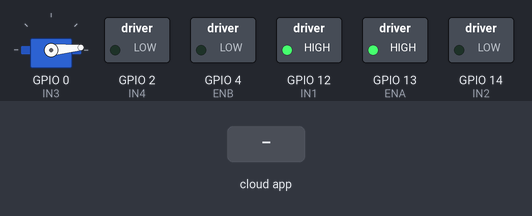
Bench run of a sketch on a simulated ESP8266 (NodeMCU). Shown: servo, switched loads named in the sketch (green lamp = pin HIGH). The test bench sets the inputs (shaded band). WiFi joins after 1.5 s; servers stay silent unless stated; the Firebase database answers and starts empty; what the sketch prints to the serial monitor is not drawn.

Above: at 2.7 s.
2.8 s: the phone or cloud app sets truck_steer to 25
At 4.2 s:
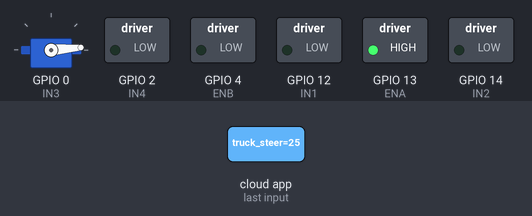
4.5 s: the phone or cloud app sets truck_steer to 0
At 5.7 s:
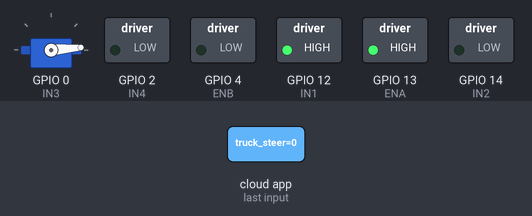
6.3 s: the phone or cloud app sets truck_steer to 50
At 7.1 s:
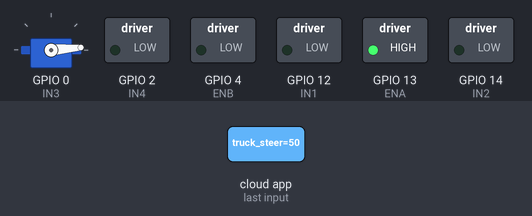
Timing chart, 0 to 9.3 s (numbered marks = the images above; inputs shaded):
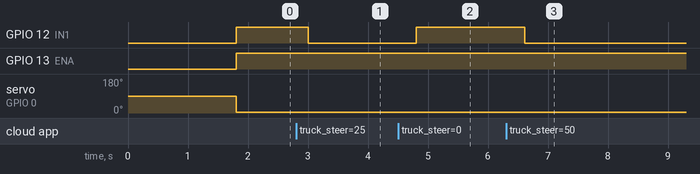

The sketch:

Tractor.ino
```cpp
/* Interface L298N With NodeMCU
 * By TheCircuit
 */

#include <ESP8266WiFi.h>
#include <FirebaseArduino.h>
#include <Servo.h>
Servo myservo;
// Set these to run example.
#define FIREBASE_HOST "test500-74a43.firebaseio.com"
#define FIREBASE_AUTH "3YZAbPgLyJRLqpeFJMiKQsJFMCG1lB6qN2FnOgQT"
#define WIFI_SSID "swapnil"
#define WIFI_PASSWORD "ONLYME@121#"

int ENA = 13; //4;
int IN1 = 12; //0;
int IN2 = 14; //2;
int ENB = 4; //4;
int IN3 = 0; //0;
int IN4 = 2; //2;
float s=90;
int a=90;


void setup() {
  Serial.begin(9600);

  // connect to wifi.
  WiFi.begin(WIFI_SSID, WIFI_PASSWORD);
  Serial.print("connecting");
  while (WiFi.status() != WL_CONNECTED) {
    Serial.print(".");
    delay(500);
  }
  Serial.println();
  Serial.print("connected: ");
  Serial.println(WiFi.localIP());

  Firebase.begin(FIREBASE_HOST, FIREBASE_AUTH);

// set all the motor control pins to outputs
pinMode(ENA, OUTPUT);
pinMode(IN1, OUTPUT);
pinMode(IN2, OUTPUT);
pinMode(ENB, OUTPUT);
pinMode(IN3, OUTPUT);
pinMode(IN4, OUTPUT);
myservo.attach(0);
}

// this function will run the motors in both directions at a fixed speed

void testOne() {
// turn on motor
digitalWrite(ENA, HIGH);  // set speed to 200 out of possible range 0~255
digitalWrite(IN1, HIGH);
digitalWrite(IN2, LOW);

delay(5000); // now change motor directions

digitalWrite(IN1, LOW);
digitalWrite(IN2, HIGH);

delay(5000); // now turn off motors

digitalWrite(IN1, LOW);
digitalWrite(IN2, LOW);
}

// this function will run the motors across the range of possible speeds
// note that maximum speed is determined by the motor itself and the operating voltage
// the PWM values sent by analogWrite() are fractions of the maximum speed possible by your hardware


void loop() {
 // testOne();

  Serial.print("number: ");

  float n=Firebase.getFloat("truck_steer");
  s=Firebase.getFloat("truck_steer");
  Serial.println(n);
    Serial.println(s);
  if(n==0){
    digitalWrite(ENA, HIGH);  // set speed to 200 out of possible range 0~255
    digitalWrite(IN1, HIGH);
    digitalWrite(IN2, LOW);

    }
    else{
      digitalWrite(IN1, LOW);
      digitalWrite(IN2, LOW);
      }

        if(n==2){
    digitalWrite(ENA, HIGH);  // set speed to 200 out of possible range 0~255
    digitalWrite(IN1, LOW);
    digitalWrite(IN2, HIGH);

    }
    if(s==0){
      a=+5;
       myservo.write(a);              // right
      }
      if(s==1){

       myservo.write(a);              //Straight
      }
      if(s==2){
        a=-10;
       myservo.write(a);              // left
      }

}
```

Measured:
- after the input at 2.8 s, GPIO 12 (IN1): HIGH → LOW after 0.20 s
- after the input at 4.5 s, GPIO 12 (IN1): LOW → HIGH after 0.31 s
- after the input at 6.3 s, GPIO 12 (IN1): HIGH → LOW after 0.31 s
